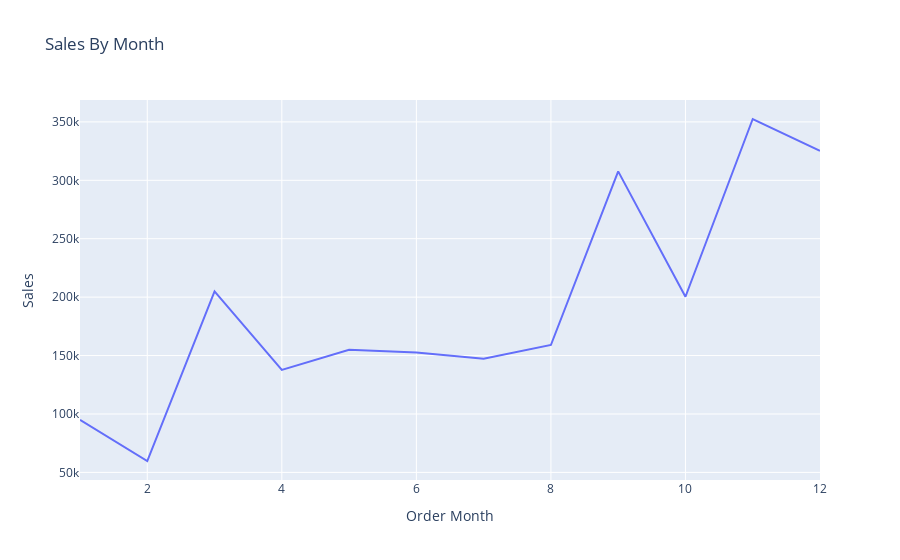

This figure's notebook cell:
### Code cell
sales_by_month = df.groupby(by='Order Month')['Sales'].sum().reset_index()

# sales_by_month = df.groupby(by='Order Month').agg({'Sales':'sum'}).reset_index()

fig = px.line(data_frame=sales_by_month , x='Order Month', y ='Sales',title='Sales By Month')
fig.show()

### Figure 1 — Plotly figure (JSON) as saved in the notebook; plotly's stock layout.template omitted (floating-point values rounded to 4 significant figures)
{"data": [{"hovertemplate": "Order Month=%{x}<br>Sales=%{y}<extra></extra>", "legendgroup": "", "line": {"color": "#636efa", "dash": "solid"}, "marker": {"symbol": "circle"}, "mode": "lines", "name": "", "orientation": "v", "showlegend": false, "type": "scatter", "x": [1, 2, 3, 4, 5, 6, 7, 8, 9, 10, 11, 12], "xaxis": "x", "y": [94920.0, 59750.0, 205000.0, 137800.0, 155000.0, 152700.0, 147200.0, 159000.0, 307600.0, 200300.0, 352500.0, 325300.0], "yaxis": "y"}], "layout": {"autosize": true, "legend": {"tracegroupgap": 0}, "title": {"text": "Sales By Month"}, "xaxis": {"anchor": "y", "autorange": true, "domain": [0, 1], "range": [1, 12], "title": {"text": "Order Month"}, "type": "linear"}, "yaxis": {"anchor": "x", "autorange": true, "domain": [0, 1], "range": [43490.0, 368700.0], "title": {"text": "Sales"}, "type": "linear"}}}
